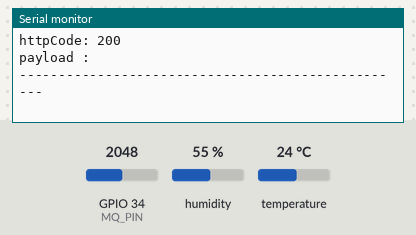
Bench run of a sketch on a simulated ESP32. Parts: the last lines printed to the serial monitor. The inputs (shaded band) are chosen by the test bench; at power-on: GPIO 34 (MQ_PIN) = 2048, humidity 55 %, temperature 24 °C. WiFi joins after 1.5 s; servers stay silent unless stated; uploads are accepted with an empty reply.

Above: at 3.7 s.
3.8 s: GPIO 34 (MQ_PIN) set to 0
At 12.92 s:
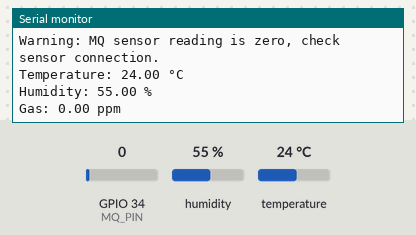
14.2 s: humidity set to 22 %
At 14.8 s:
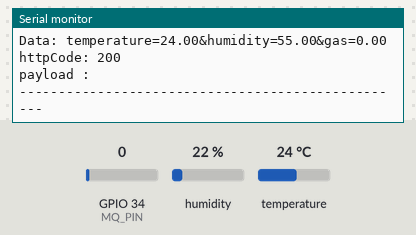
21.8 s: temperature set to 12 °C
At 23.16 s:
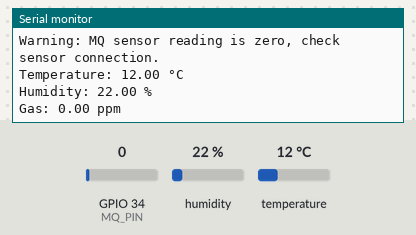
29.4 s: GPIO 34 (MQ_PIN) set to 491
At 33.39 s:
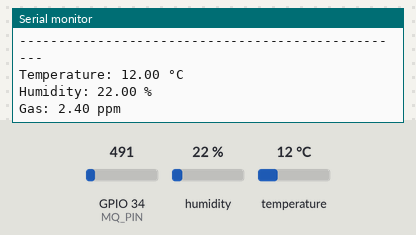
37.0 s: humidity set to 40 %
At 43.63 s:
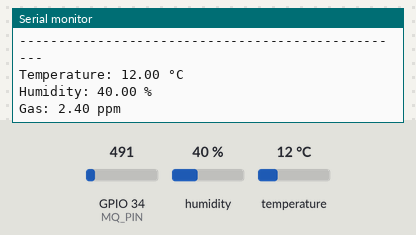
Timing chart, 0 to 45.1 s (numbered marks = the images above; inputs shaded):
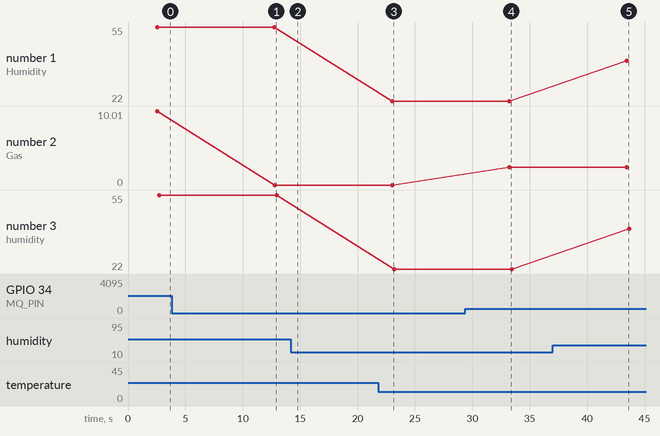

Measured:
- after the input at 3.8 s, the serial monitor: prints a new line after 9.0 s (image 1)
- after the input at 21.8 s, the serial monitor: prints a new line after 1.2 s (image 3)
- after the input at 29.4 s, the serial monitor: prints a new line after 3.8 s (image 4)
- after the input at 37.0 s, the serial monitor: prints a new line after 6.5 s (image 5)
- plotted number 1: 22 → 40 after the input at 37.0 s
- plotted number 2: 10.01 → 0 after the input at 3.8 s, 0 → 2.4 after the input at 29.4 s
- plotted number 3: 22 → 40 after the input at 37.0 s

The sketch:

TestPHP.ino
```cpp
#include <WiFi.h>
#include <HTTPClient.h>

#include <DHT.h>
#define MQ_PIN 34  // Analog pin connected to the MQ sensor
#define DHTPIN 4
#define DHTTYPE DHT11
DHT dht11(DHTPIN, DHTTYPE);

String URL = "http://192.168.1.37//test_project/test_data.php";

const char* ssid = "SIAMVAYUPAK_2G";
const char* password = "SVS#131266";

float temperature = 0;
float humidity = 0;
float gas = 0;

void setup() {
  Serial.begin(115200);

  dht11.begin();

  connectWiFi();
}

void loop() {
  if(WiFi.status() != WL_CONNECTED) {
    connectWiFi();
  }

  Load_DHT11_Data();
  String postData = "temperature=" + String(temperature) + "&humidity=" + String(humidity) + "&gas=" + String(gas);

  HTTPClient http;
  http.begin(URL);
  http.addHeader("Content-Type", "application/x-www-form-urlencoded");

  int httpCode = http.POST(postData);
  String payload = http.getString();

  Serial.print("URL : "); Serial.println(URL);
  Serial.print("Data: "); Serial.println(postData);
  Serial.print("httpCode: "); Serial.println(httpCode);
  Serial.print("payload : "); Serial.println(payload);
  Serial.println("--------------------------------------------------");
  delay(10000);
}


void Load_DHT11_Data() {
  //-----------------------------------------------------------
  temperature = dht11.readTemperature(); //Celsius
  humidity = dht11.readHumidity();
  gas = analogRead(MQ_PIN) * (5.0 / 1023.0); // Convert ADC value to voltage (example conversion)

  // Check if gas sensor reads zero
  if (gas == 0.0) {
    Serial.println("Warning: MQ sensor reading is zero, check sensor connection.");
  }
  //-----------------------------------------------------------
  // Check if any reads failed.
  if (isnan(temperature) || isnan(humidity)) {
    Serial.println("Failed to read from DHT sensor!");
    temperature = 0;
    humidity = 0;
  }
  //-----------------------------------------------------------
  Serial.printf("Temperature: %.2f °C\n", temperature);
  Serial.printf("Humidity: %.2f %%\n", humidity);
  Serial.printf("Gas: %.2f ppm\n", gas);
}

void connectWiFi() {
  WiFi.mode(WIFI_OFF);
  delay(1000);
  //This line hides the viewing of ESP as wifi hotspot
  WiFi.mode(WIFI_STA);

  WiFi.begin(ssid, password);
  Serial.println("Connecting to WiFi");

  while (WiFi.status() != WL_CONNECTED) {
    delay(500);
    Serial.print(".");
  }

  Serial.print("connected to : "); Serial.println(ssid);
  Serial.print("IP address: "); Serial.println(WiFi.localIP());
}
```
